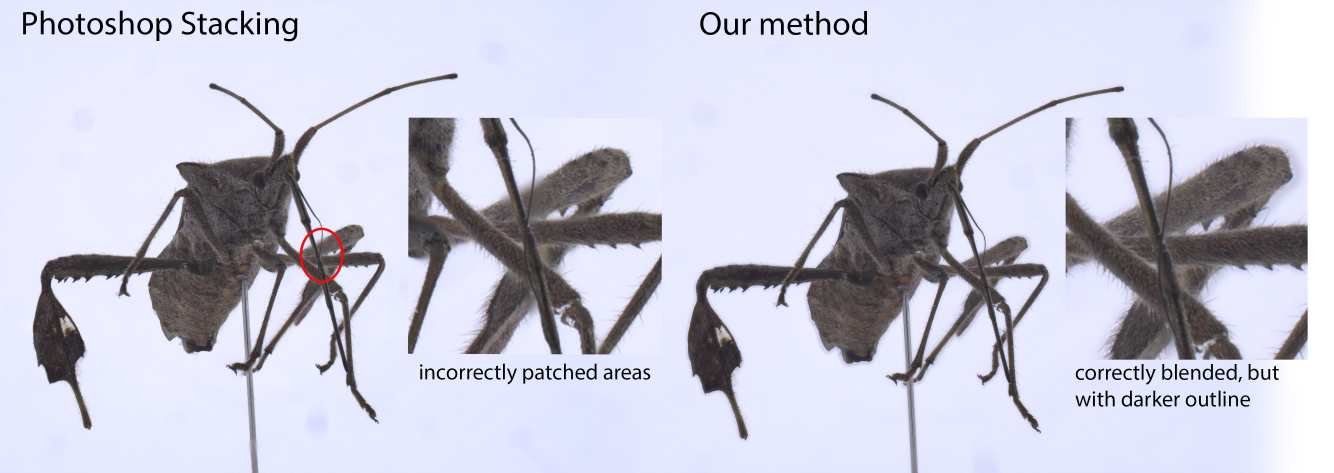
#> input picture Photoshop_v_us.jpg, 4000 x 1417 px (shown at 1/3 size); its folder holds only this picture in this run
$ python -i bg_removal_MP.py   (imports and definitions only)   (older library calls are emulated)
#> lines starting #> are read from the running program, lines starting #| are printed output that depends on the picture
#> further down, picture is the input picture: shape (1417, 4000, 3); mean B, G, R 215.1, 199.3, 198.9
import numpy as np
import cv2
import os
from PIL import Image, ImageEnhance
import queue
import threading
import time
import sys
from imutils import paths
from skimage import measure

import platform

used_platform = platform.system()


class AlphaExtractionThread(threading.Thread):
    # [90 lines left out: functions __init__, run, getThreads, createThreadList, filterOutSaltPepperNoise, findSignificantContour and 1 more, not called in this run]


def apply_local_contrast(img, grid_size=(7, 7)):
    """
    ### CLAHE (Contrast limited Adaptive Histogram Equilisation) ###

    Advanced application of local contrast. Adaptive histogram equalization is used to locally increase the contrast,
    rather than globally, so bright areas are not pushed into over exposed areas of the histogram. The image is tiled
    into a fixed size grid. Noise needs to be removed prior to this process, as it would be greatly amplified otherwise.
    Similar to Adobe's "Clarity" option which also amplifies local contrast and thus pronounces edges, reduces haze.
    """
#> called with grid_size = (7, 7)
    gray = cv2.cvtColor(img, cv2.COLOR_BGR2GRAY)
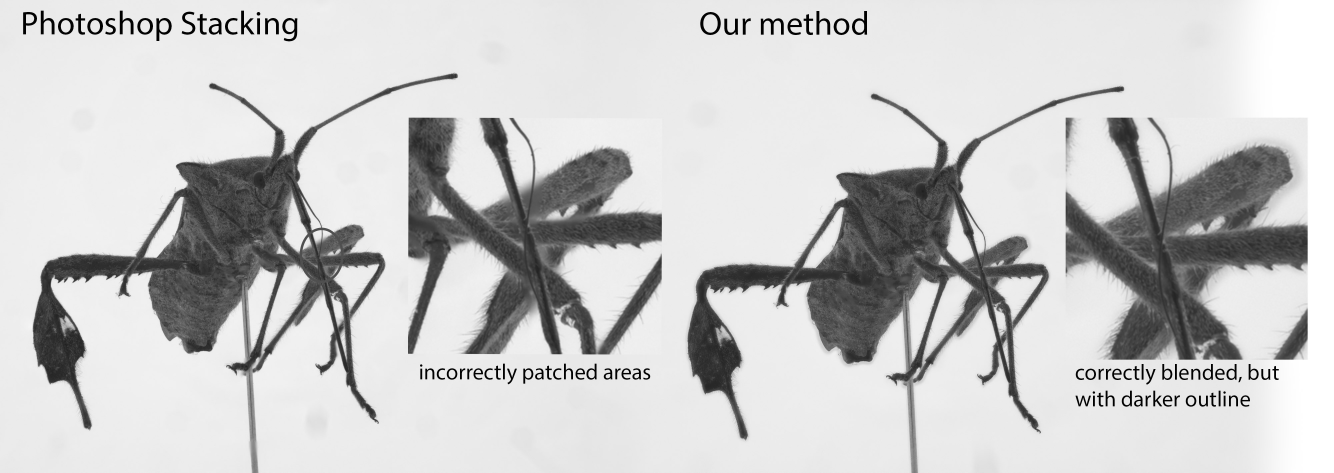
#> gray: shape (1417, 4000) (shown at 1/3 size); min 0, max 255, mean 201.1
    blurred_gray = cv2.GaussianBlur(gray, (3, 3), 0)

    clahe = cv2.createCLAHE(clipLimit=4.2, tileGridSize=grid_size)
    cl1 = clahe.apply(blurred_gray)
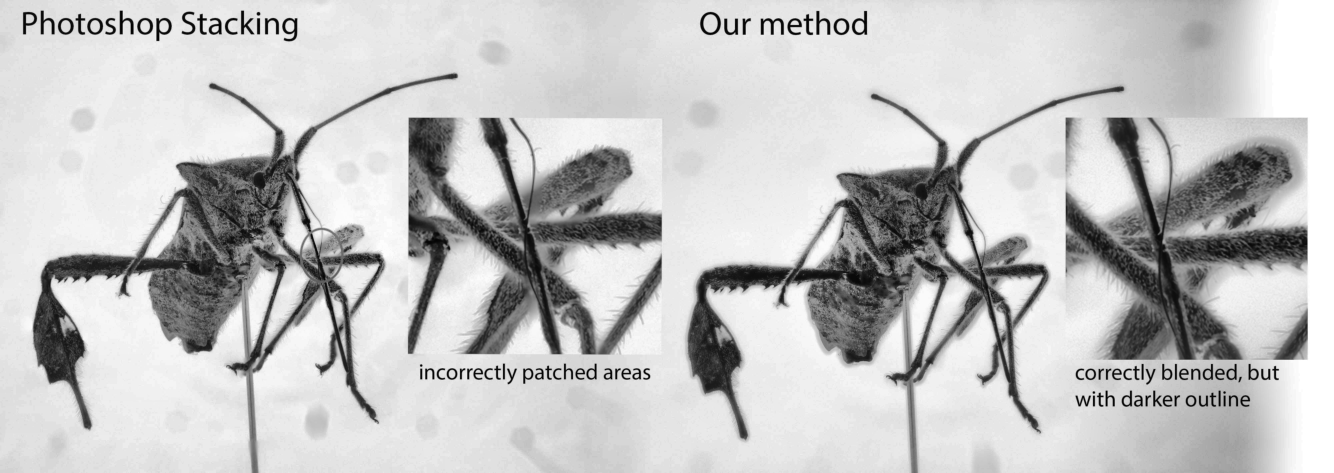
#> cl1: shape (1417, 4000) (shown at 1/3 size); min 1, max 255, mean 195.4

    # convert to PIL format to apply laplacian sharpening
    img_pil = Image.fromarray(cl1)

    enhancer = ImageEnhance.Sharpness(img_pil)
    sharpened = enhancer.enhance(25)

    # sharpened.save(source + "\\enhanced.png")

    return cv2.cvtColor(np.array(sharpened), cv2.COLOR_GRAY2RGB)


# [163 lines left out: function createAlphaMask, not called in this run]


# [56 lines not run here, left out]

>>> import cv2
>>> picture = cv2.imread('../Photoshop_v_us.jpg')
>>> result = apply_local_contrast(picture)

$ run again, on Chroma_Key.jpg
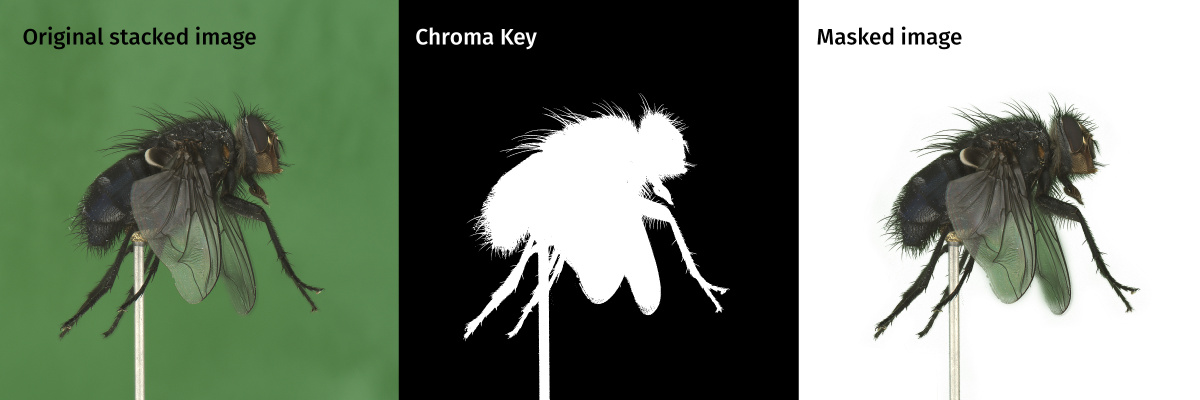
#> input picture Chroma_Key.jpg, 4800 x 1600 px (shown at 1/4 size)
#> picture is the input picture: shape (1600, 4800, 3); mean B, G, R 114.4, 131.2, 118.6
#> in apply_local_contrast, `gray = cv2.cvtColor(img, cv2.COLOR_BGR2GRAY)`:
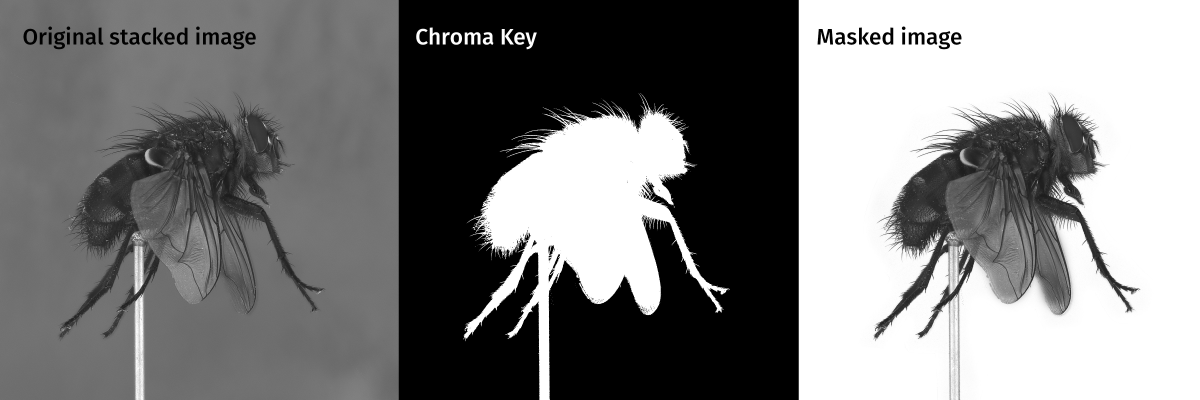
#> gray: shape (1600, 4800) (shown at 1/4 size); min 0, max 255, mean 125.5
#> in apply_local_contrast, `cl1 = clahe.apply(blurred_gray)`:
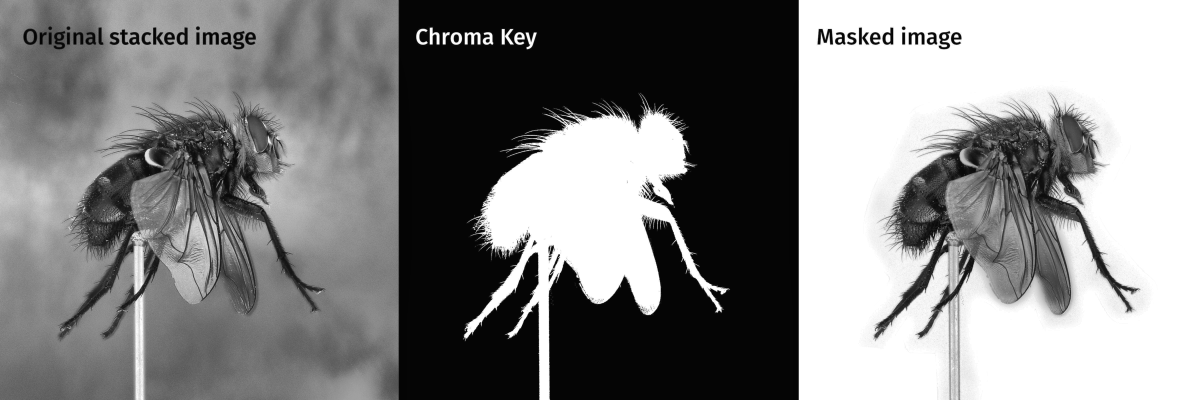
#> cl1: shape (1600, 4800) (shown at 1/4 size); min 3, max 255, mean 132.9
